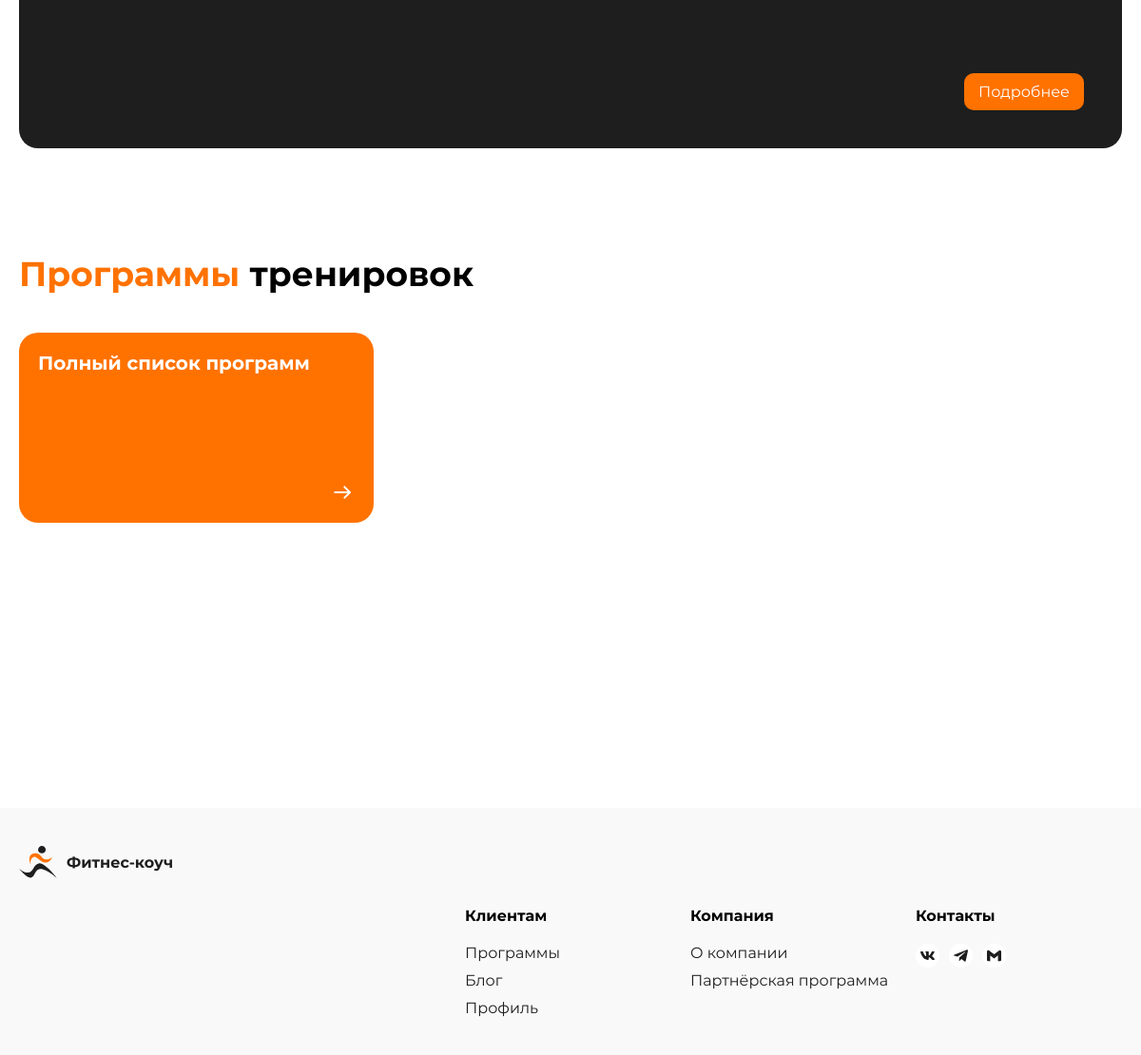
The app's page / (lower part), older data.
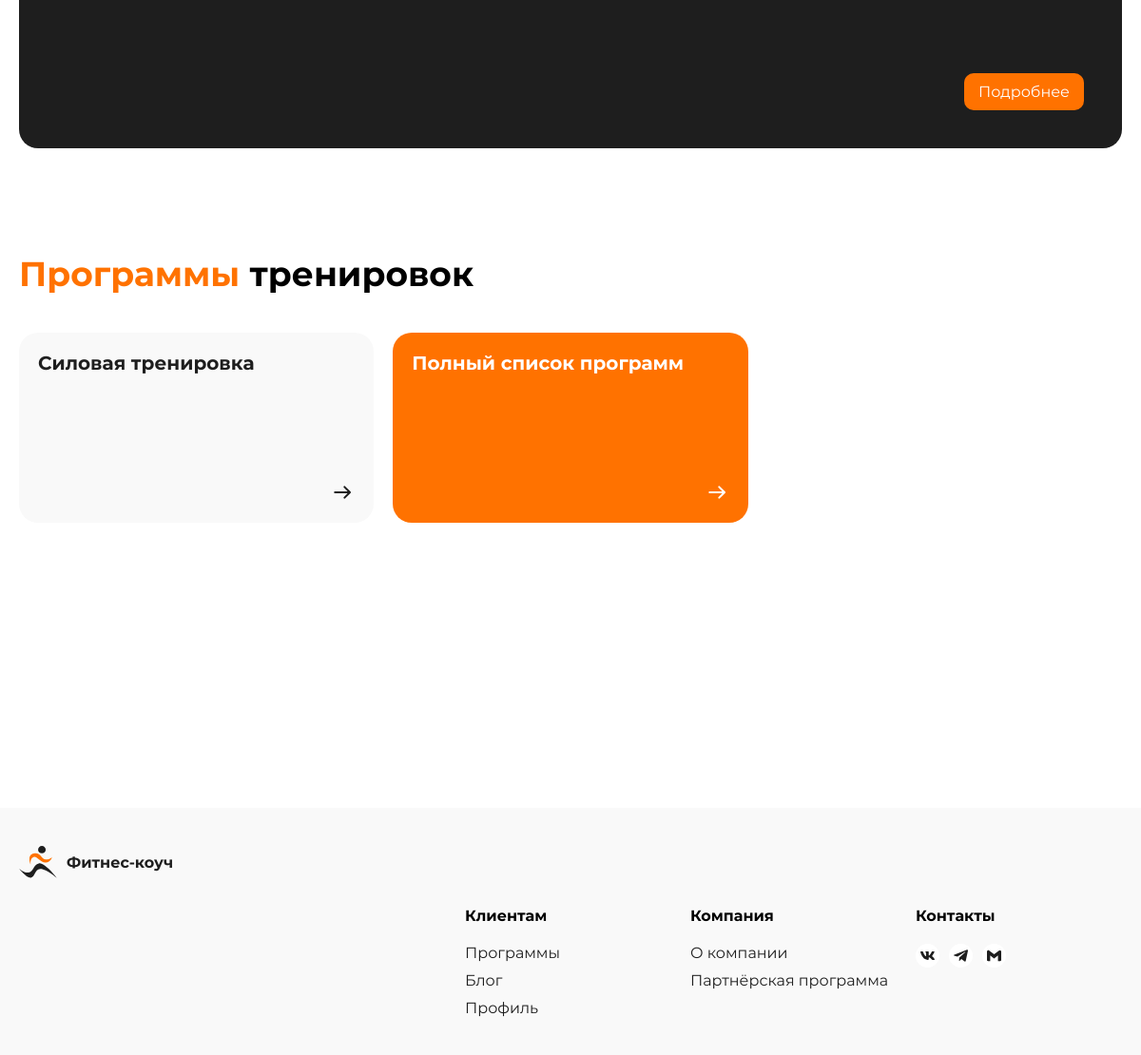
The same page, newer data.
### index.php (the view, shortened to what this page needs)
<!DOCTYPE html>
<html lang="ru">
<head>
    <link rel="stylesheet" href="/assets/css/header/header.css">
    <link rel="stylesheet" href="/assets/css/footer/footer.css">
    <link rel="stylesheet" href="/assets/css/main/heroBlock.css">
    <link rel="stylesheet" href="/assets/css/main/lastNews.css">
    <link rel="stylesheet" href="/assets/css/main/trainingProgram.css">
    <link rel="stylesheet" href="/assets/css/style.css">
</head>
<?php
        include "./inc/header.php";
    ?>
<main>
    <section class="lastNews">
        <div class="content">
            <div class="newsBlock">
                <a class="buttonLink" href="/page404.php" title="Подробнее">Подробнее</a>
            </div>
        </div>
    </section>
    <section class="trainingProgram">
        <div class="content">
            <h2><span>Программы</span> тренировок</h2>
            <div class="gridProgram">
                <?php
                include "./function/connect.php";
                $sql = mysqli_prepare($connect, "SELECT * FROM `training-program` LIMIT 5");
                mysqli_stmt_execute($sql);
                $result = mysqli_stmt_get_result($sql);
                while($row = mysqli_fetch_assoc($result))
                {
                    echo "
                    <a href='./training-program/program.php?program=".$row['id_tprogram']."' class='link' title='".$row['title']."'>
                        <div class='title'>".$row['title']."</div>
                        <img src='./assets/img/icons/arrow.svg' alt='Ссылка' title='Ссылка'>
                    </a>";
                }
                ?>
                <a href="/training-program" class="link" title="Полный список программ">
                    <div class="title">Полный список программ</div>
                    <img src="./assets/img/icons/arrow.svg" alt="Ссылка" title="Ссылка">
                </a>
            </div>
        </div>
    </section>
</main>
<?php
        include "./inc/footer.php"
    ?>

Row changes from the older to the newer data that the page shows:
added training-program: title "Силовая тренировка"
